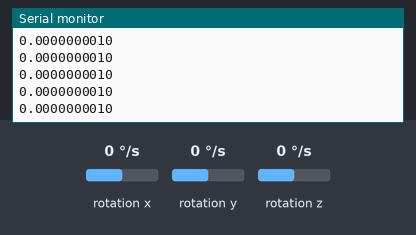
A sketch run on a simulated Arduino Nano 33 BLE. Shown: the last lines printed to the serial monitor. The inputs (shaded band) are chosen by the test bench; at power-on: rotation x 0 °/s, rotation y 0 °/s, rotation z 0 °/s.

Above: at 1.2 s.
1.3 s: rotation x set to -192 °/s
At 1.32 s:
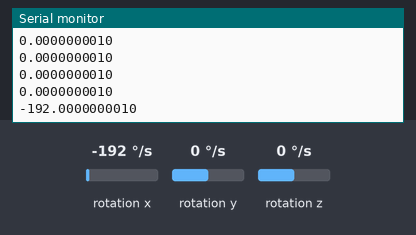
2.8 s: rotation x set to -100 °/s
At 2.85 s:
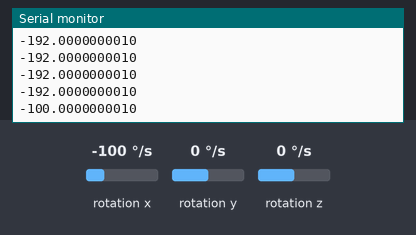
Timing chart, 0 to 5.8 s (numbered marks = the images above; inputs shaded):
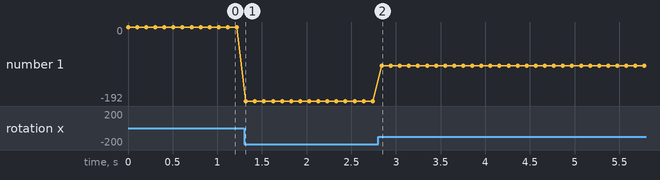

The sketch:

arduino.ino
```cpp
#include <Arduino_LSM9DS1.h> //plugin

void setup() {
  Serial.begin(9600);
  while (!Serial);
  Serial.println("Started");

  if (!IMU.begin()) {
    Serial.println("Failed to initialize IMU!");
    while (1);
  }
}

void loop() {
  float x, y, z;

  if (IMU.gyroscopeAvailable()) {
    IMU.readGyroscope(x, y, z);
    Serial.println(x, DEC); //print out on Serial the value of the first sensor
  }
  delay(100);
}
```

Measured:
- after the input at 1.3 s, the serial monitor: prints a new line at once (image 1)
- after the input at 2.8 s, the serial monitor: prints a new line at once (image 2)
- plotted number 1: 0 → -192 after the input at 1.3 s, -192 → -100 after the input at 2.8 s
